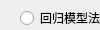
         <widget class="QWidget" name="page_26">
          <property name="geometry">
           <rect>
            <x>0</x>
            <y>0</y>
            <width>100</width>
            <height>30</height>
           </rect>
          </property>
          <attribute name="label">
           <string>生育模式</string>
          </attribute>
          <widget class="QRadioButton" name="radioButton_260">
           <property name="geometry">
            <rect>
             <x>20</x>
             <y>10</y>
             <width>161</width>
             <height>16</height>
            </rect>
           </property>
           <property name="text">
            <string>回归模型法(系统提供数据)</string>
           </property>
          </widget>
          <widget class="QRadioButton" name="radioButton_261">
           <property name="geometry">
            <rect>
             <x>250</x>
             <y>80</y>
             <width>89</width>
             <height>16</height>
            </rect>
           </property>
           <property name="text">
            <string>RadioButton</string>
           </property>
          </widget>
          <widget class="QRadioButton" name="radioButton_262">
           <property name="geometry">
            <rect>
             <x>20</x>
             <y>40</y>
             <width>141</width>
             <height>16</height>
            </rect>
           </property>
           <property name="text">
            <string>回归模型法(自行计算)</string>
           </property>
          </widget>
          <widget class="QRadioButton" name="radioButton_263">
           <property name="enabled">
            <bool>false</bool>
           </property>
           <property name="geometry">
            <rect>
             <x>20</x>
             <y>60</y>
             <width>89</width>
             <height>16</height>
            </rect>
           </property>
           <property name="text">
            <string>其它模型法</string>
           </property>
          </widget>
          <widget class="QComboBox" name="comboBox33_2">
           <property name="geometry">
            <rect>
             <x>190</x>
             <y>10</y>
             <width>91</width>
             <height>22</height>
            </rect>
           </property>
           <item>
            <property name="text">
             <string>全国(整体)</string>
            </property>
           </item>
           <item>
            <property name="text">
             <string>全国(分省合计)</string>
            </property>
           </item>
           <item>
            <property name="text">
             <string>北京</string>
            </property>
           </item>
           <item>
            <property name="text">
             <string>天津</string>
            </property>
           </item>
           <item>
            <property name="text">
             <string>河北</string>
            </property>
           </item>
           <item>
            <property name="text">
             <string>山西</string>
            </property>
           </item>
           <item>
            <property name="text">
             <string>辽宁</string>
            </property>
           </item>
           <item>
            <property name="text">
             <string>吉林</string>
            </property>
           </item>
           <item>
            <property name="text">
             <string>黑龙江</string>
            </property>
           </item>
           <item>
            <property name="text">
             <string>上海</string>
            </property>
           </item>
           <item>
            <property name="text">
             <string>浙江</string>
            </property>
           </item>
           <item>
            <property name="text">
             <string>安徽</string>
            </property>
           </item>
           <item>
            <property name="text">
             <string>福建</string>
            </property>
           </item>
           <item>
            <property name="text">
             <string>江西</string>
            </property>
           </item>
           <item>
            <property name="text">
             <string>广西</string>
            </property>
           </item>
           <item>
            <property name="text">
             <string>陕西</string>
            </property>
           </item>
           <item>
            <property name="text">
             <string>海南</string>
            </property>
           </item>
           <item>
            <property name="text">
             <string>四川</string>
            </property>
           </item>
           <item>
            <property name="text">
             <string>贵州</string>
            </property>
           </item>
           <item>
            <property name="text">
             <string>湖南</string>
            </property>
           </item>
           <item>
            <property name="text">
             <string>河南</string>
            </property>
           </item>
           <item>
            <property name="text">
             <string>广东</string>
            </property>
           </item>
           <item>
            <property name="text">
             <string>湖北</string>
            </property>
           </item>
           <item>
            <property name="text">
             <string>西藏</string>
            </property>
           </item>
           <item>
            <property name="text">
             <string>重庆</string>
            </property>
           </item>
           <item>
            <property name="text">
             <string>云南</string>
            </property>
           </item>
           <item>
            <property name="text">
             <string>山东</string>
            </property>
           </item>
           <item>
            <property name="text">
             <string>江苏</string>
            </property>
           </item>
           <item>
            <property name="text">
             <string>内蒙古</string>
            </property>
           </item>
           <item>
            <property name="text">
             <string>甘肃</string>
            </property>
           </item>
           <item>
            <property name="text">
             <string>青海</string>
            </property>
           </item>
           <item>
            <property name="text">
             <string>宁夏</string>
            </property>
           </item>
           <item>
            <property name="text">
             <string>新疆</string>
            </property>
           </item>
          </widget>
         </widget>
